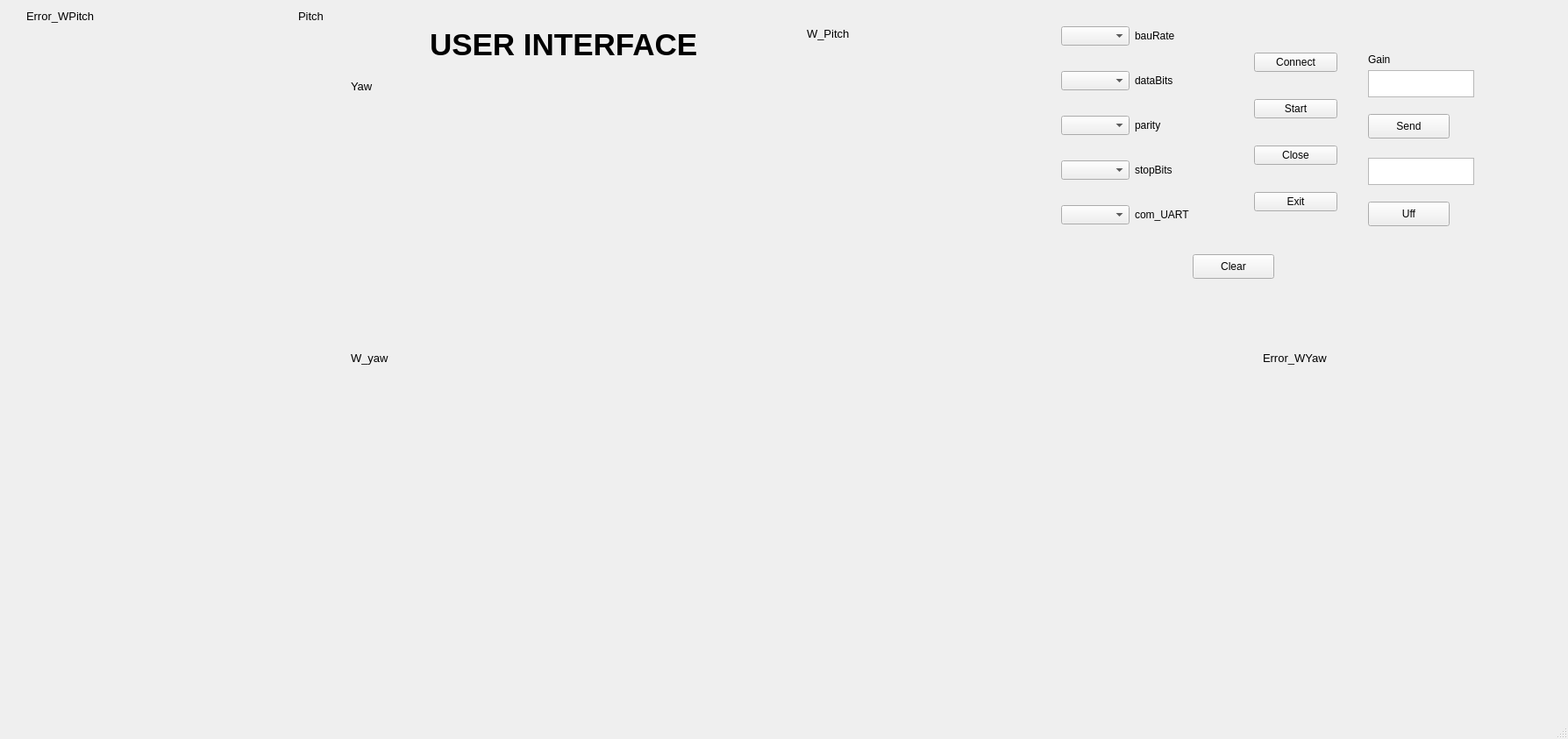
<?xml version="1.0" encoding="UTF-8"?>
<ui version="4.0">
 <class>MainWindow</class>
 <widget class="QMainWindow" name="MainWindow">
  <property name="geometry">
   <rect>
    <x>0</x>
    <y>0</y>
    <width>1788</width>
    <height>843</height>
   </rect>
  </property>
  <property name="windowTitle">
   <string>MainWindow</string>
  </property>
  <widget class="QWidget" name="centralwidget">
   <widget class="QLabel" name="label_6">
    <property name="geometry">
     <rect>
      <x>400</x>
      <y>90</y>
      <width>55</width>
      <height>16</height>
     </rect>
    </property>
    <property name="font">
     <font>
      <pointsize>10</pointsize>
     </font>
    </property>
    <property name="text">
     <string>Yaw</string>
    </property>
   </widget>
   <widget class="QLabel" name="label_7">
    <property name="geometry">
     <rect>
      <x>400</x>
      <y>400</y>
      <width>61</width>
      <height>16</height>
     </rect>
    </property>
    <property name="font">
     <font>
      <pointsize>10</pointsize>
     </font>
    </property>
    <property name="text">
     <string>W_yaw</string>
    </property>
   </widget>
   <widget class="QLabel" name="label_8">
    <property name="geometry">
     <rect>
      <x>340</x>
      <y>10</y>
      <width>55</width>
      <height>16</height>
     </rect>
    </property>
    <property name="font">
     <font>
      <pointsize>10</pointsize>
     </font>
    </property>
    <property name="text">
     <string>Pitch</string>
    </property>
   </widget>
   <widget class="QLabel" name="label_9">
    <property name="geometry">
     <rect>
      <x>920</x>
      <y>30</y>
      <width>71</width>
      <height>16</height>
     </rect>
    </property>
    <property name="font">
     <font>
      <pointsize>10</pointsize>
     </font>
    </property>
    <property name="text">
     <string>W_Pitch</string>
    </property>
   </widget>
   <widget class="QCustomPlot" name="customplot_yaw" native="true">
    <property name="geometry">
     <rect>
      <x>20</x>
      <y>120</y>
      <width>791</width>
      <height>271</height>
     </rect>
    </property>
   </widget>
   <widget class="QLabel" name="label_10">
    <property name="geometry">
     <rect>
      <x>490</x>
      <y>20</y>
      <width>431</width>
      <height>61</height>
     </rect>
    </property>
    <property name="font">
     <font>
      <pointsize>26</pointsize>
      <italic>false</italic>
      <bold>true</bold>
      <strikeout>false</strikeout>
     </font>
    </property>
    <property name="text">
     <string>USER INTERFACE</string>
    </property>
   </widget>
   <widget class="QCustomPlot" name="customplot_wyaw" native="true">
    <property name="geometry">
     <rect>
      <x>30</x>
      <y>430</y>
      <width>781</width>
      <height>341</height>
     </rect>
    </property>
   </widget>
   <widget class="QCustomPlot" name="customplot_wpitch" native="true">
    <property name="geometry">
     <rect>
      <x>930</x>
      <y>60</y>
      <width>61</width>
      <height>31</height>
     </rect>
    </property>
   </widget>
   <widget class="QCustomPlot" name="customplot_pitch" native="true">
    <property name="geometry">
     <rect>
      <x>310</x>
      <y>30</y>
      <width>91</width>
      <height>51</height>
     </rect>
    </property>
   </widget>
   <widget class="QWidget" name="layoutWidget">
    <property name="geometry">
     <rect>
      <x>1210</x>
      <y>30</y>
      <width>162</width>
      <height>226</height>
     </rect>
    </property>
    <layout class="QVBoxLayout" name="verticalLayout_2">
     <item>
      <layout class="QHBoxLayout" name="horizontalLayout">
       <item>
        <widget class="QComboBox" name="baudRate"/>
       </item>
       <item>
        <widget class="QLabel" name="label">
         <property name="text">
          <string>bauRate</string>
         </property>
        </widget>
       </item>
      </layout>
     </item>
     <item>
      <spacer name="verticalSpacer_8">
       <property name="orientation">
        <enum>Qt::Vertical</enum>
       </property>
       <property name="sizeHint" stdset="0">
        <size>
         <width>20</width>
         <height>40</height>
        </size>
       </property>
      </spacer>
     </item>
     <item>
      <spacer name="verticalSpacer_7">
       <property name="orientation">
        <enum>Qt::Vertical</enum>
       </property>
       <property name="sizeHint" stdset="0">
        <size>
         <width>20</width>
         <height>40</height>
        </size>
       </property>
      </spacer>
     </item>
     <item>
      <layout class="QHBoxLayout" name="horizontalLayout_2">
       <item>
        <widget class="QComboBox" name="dataBits"/>
       </item>
       <item>
        <widget class="QLabel" name="label_2">
         <property name="text">
          <string>dataBits</string>
         </property>
        </widget>
       </item>
      </layout>
     </item>
     <item>
      <spacer name="verticalSpacer_10">
       <property name="orientation">
        <enum>Qt::Vertical</enum>
       </property>
       <property name="sizeHint" stdset="0">
        <size>
         <width>20</width>
         <height>40</height>
        </size>
       </property>
      </spacer>
     </item>
     <item>
      <spacer name="verticalSpacer_9">
       <property name="orientation">
        <enum>Qt::Vertical</enum>
       </property>
       <property name="sizeHint" stdset="0">
        <size>
         <width>20</width>
         <height>40</height>
        </size>
       </property>
      </spacer>
     </item>
     <item>
      <layout class="QHBoxLayout" name="horizontalLayout_3">
       <item>
        <widget class="QComboBox" name="parity"/>
       </item>
       <item>
        <widget class="QLabel" name="label_3">
         <property name="text">
          <string>parity</string>
         </property>
        </widget>
       </item>
      </layout>
     </item>
     <item>
      <spacer name="verticalSpacer_11">
       <property name="orientation">
        <enum>Qt::Vertical</enum>
       </property>
       <property name="sizeHint" stdset="0">
        <size>
         <width>20</width>
         <height>40</height>
        </size>
       </property>
      </spacer>
     </item>
     <item>
      <spacer name="verticalSpacer_12">
       <property name="orientation">
        <enum>Qt::Vertical</enum>
       </property>
       <property name="sizeHint" stdset="0">
        <size>
         <width>20</width>
         <height>40</height>
        </size>
       </property>
      </spacer>
     </item>
     <item>
      <layout class="QHBoxLayout" name="horizontalLayout_4">
       <item>
        <widget class="QComboBox" name="stopBits"/>
       </item>
       <item>
        <widget class="QLabel" name="label_4">
         <property name="text">
          <string>stopBits</string>
         </property>
        </widget>
       </item>
      </layout>
     </item>
     <item>
      <spacer name="verticalSpacer_14">
       <property name="orientation">
        <enum>Qt::Vertical</enum>
       </property>
       <property name="sizeHint" stdset="0">
        <size>
         <width>20</width>
         <height>40</height>
        </size>
       </property>
      </spacer>
     </item>
     <item>
      <spacer name="verticalSpacer_13">
       <property name="orientation">
        <enum>Qt::Vertical</enum>
       </property>
       <property name="sizeHint" stdset="0">
        <size>
         <width>20</width>
         <height>40</height>
        </size>
       </property>
      </spacer>
     </item>
     <item>
      <layout class="QHBoxLayout" name="horizontalLayout_5">
       <item>
        <widget class="QComboBox" name="Com_Uart"/>
       </item>
       <item>
        <widget class="QLabel" name="label_5">
         <property name="text">
          <string>com_UART</string>
         </property>
        </widget>
       </item>
      </layout>
     </item>
    </layout>
   </widget>
   <widget class="QWidget" name="layoutWidget">
    <property name="geometry">
     <rect>
      <x>1430</x>
      <y>60</y>
      <width>95</width>
      <height>181</height>
     </rect>
    </property>
    <layout class="QVBoxLayout" name="verticalLayout_3">
     <item>
      <widget class="QPushButton" name="btn_SetUart">
       <property name="text">
        <string>Connect</string>
       </property>
      </widget>
     </item>
     <item>
      <spacer name="verticalSpacer_2">
       <property name="orientation">
        <enum>Qt::Vertical</enum>
       </property>
       <property name="sizeHint" stdset="0">
        <size>
         <width>20</width>
         <height>40</height>
        </size>
       </property>
      </spacer>
     </item>
     <item>
      <spacer name="verticalSpacer">
       <property name="orientation">
        <enum>Qt::Vertical</enum>
       </property>
       <property name="sizeHint" stdset="0">
        <size>
         <width>20</width>
         <height>40</height>
        </size>
       </property>
      </spacer>
     </item>
     <item>
      <widget class="QPushButton" name="btn_Start">
       <property name="text">
        <string>Start</string>
       </property>
      </widget>
     </item>
     <item>
      <spacer name="verticalSpacer_5">
       <property name="orientation">
        <enum>Qt::Vertical</enum>
       </property>
       <property name="sizeHint" stdset="0">
        <size>
         <width>20</width>
         <height>40</height>
        </size>
       </property>
      </spacer>
     </item>
     <item>
      <spacer name="verticalSpacer_3">
       <property name="orientation">
        <enum>Qt::Vertical</enum>
       </property>
       <property name="sizeHint" stdset="0">
        <size>
         <width>20</width>
         <height>40</height>
        </size>
       </property>
      </spacer>
     </item>
     <item>
      <widget class="QPushButton" name="btn_closeUart">
       <property name="text">
        <string>Close</string>
       </property>
      </widget>
     </item>
     <item>
      <spacer name="verticalSpacer_6">
       <property name="orientation">
        <enum>Qt::Vertical</enum>
       </property>
       <property name="sizeHint" stdset="0">
        <size>
         <width>20</width>
         <height>40</height>
        </size>
       </property>
      </spacer>
     </item>
     <item>
      <spacer name="verticalSpacer_4">
       <property name="orientation">
        <enum>Qt::Vertical</enum>
       </property>
       <property name="sizeHint" stdset="0">
        <size>
         <width>20</width>
         <height>40</height>
        </size>
       </property>
      </spacer>
     </item>
     <item>
      <widget class="QPushButton" name="btnExit">
       <property name="text">
        <string>Exit</string>
       </property>
      </widget>
     </item>
    </layout>
   </widget>
   <widget class="QCustomPlot" name="customplot_erpitch" native="true">
    <property name="geometry">
     <rect>
      <x>140</x>
      <y>10</y>
      <width>131</width>
      <height>71</height>
     </rect>
    </property>
   </widget>
   <widget class="QCustomPlot" name="customplot_eryaw" native="true">
    <property name="geometry">
     <rect>
      <x>1110</x>
      <y>430</y>
      <width>641</width>
      <height>341</height>
     </rect>
    </property>
   </widget>
   <widget class="QLabel" name="label_11">
    <property name="geometry">
     <rect>
      <x>30</x>
      <y>10</y>
      <width>101</width>
      <height>16</height>
     </rect>
    </property>
    <property name="font">
     <font>
      <pointsize>10</pointsize>
     </font>
    </property>
    <property name="text">
     <string>Error_WPitch</string>
    </property>
   </widget>
   <widget class="QLabel" name="label_12">
    <property name="geometry">
     <rect>
      <x>1440</x>
      <y>400</y>
      <width>111</width>
      <height>16</height>
     </rect>
    </property>
    <property name="font">
     <font>
      <pointsize>10</pointsize>
     </font>
    </property>
    <property name="text">
     <string>Error_WYaw</string>
    </property>
   </widget>
   <widget class="QPlainTextEdit" name="Set_point">
    <property name="geometry">
     <rect>
      <x>1560</x>
      <y>80</y>
      <width>121</width>
      <height>31</height>
     </rect>
    </property>
   </widget>
   <widget class="QLabel" name="label_13">
    <property name="geometry">
     <rect>
      <x>1560</x>
      <y>60</y>
      <width>55</width>
      <height>16</height>
     </rect>
    </property>
    <property name="text">
     <string>Gain</string>
    </property>
   </widget>
   <widget class="QPushButton" name="btn_Send">
    <property name="geometry">
     <rect>
      <x>1560</x>
      <y>130</y>
      <width>93</width>
      <height>28</height>
     </rect>
    </property>
    <property name="text">
     <string>Send</string>
    </property>
   </widget>
   <widget class="QPlainTextEdit" name="Set_Uff">
    <property name="geometry">
     <rect>
      <x>1560</x>
      <y>180</y>
      <width>121</width>
      <height>31</height>
     </rect>
    </property>
   </widget>
   <widget class="QPushButton" name="btn_Uff">
    <property name="geometry">
     <rect>
      <x>1560</x>
      <y>230</y>
      <width>93</width>
      <height>28</height>
     </rect>
    </property>
    <property name="text">
     <string>Uff</string>
    </property>
   </widget>
   <widget class="QPushButton" name="btn_Clear">
    <property name="geometry">
     <rect>
      <x>1360</x>
      <y>290</y>
      <width>93</width>
      <height>28</height>
     </rect>
    </property>
    <property name="text">
     <string>Clear</string>
    </property>
   </widget>
  </widget>
  <widget class="QMenuBar" name="menubar">
   <property name="geometry">
    <rect>
     <x>0</x>
     <y>0</y>
     <width>1788</width>
     <height>26</height>
    </rect>
   </property>
  </widget>
  <widget class="QStatusBar" name="statusbar"/>
 </widget>
 <customwidgets>
  <customwidget>
   <class>QCustomPlot</class>
   <extends>QWidget</extends>
   <header location="global">qcustomplot.h</header>
   <container>1</container>
  </customwidget>
 </customwidgets>
 <resources/>
 <connections/>
</ui>
